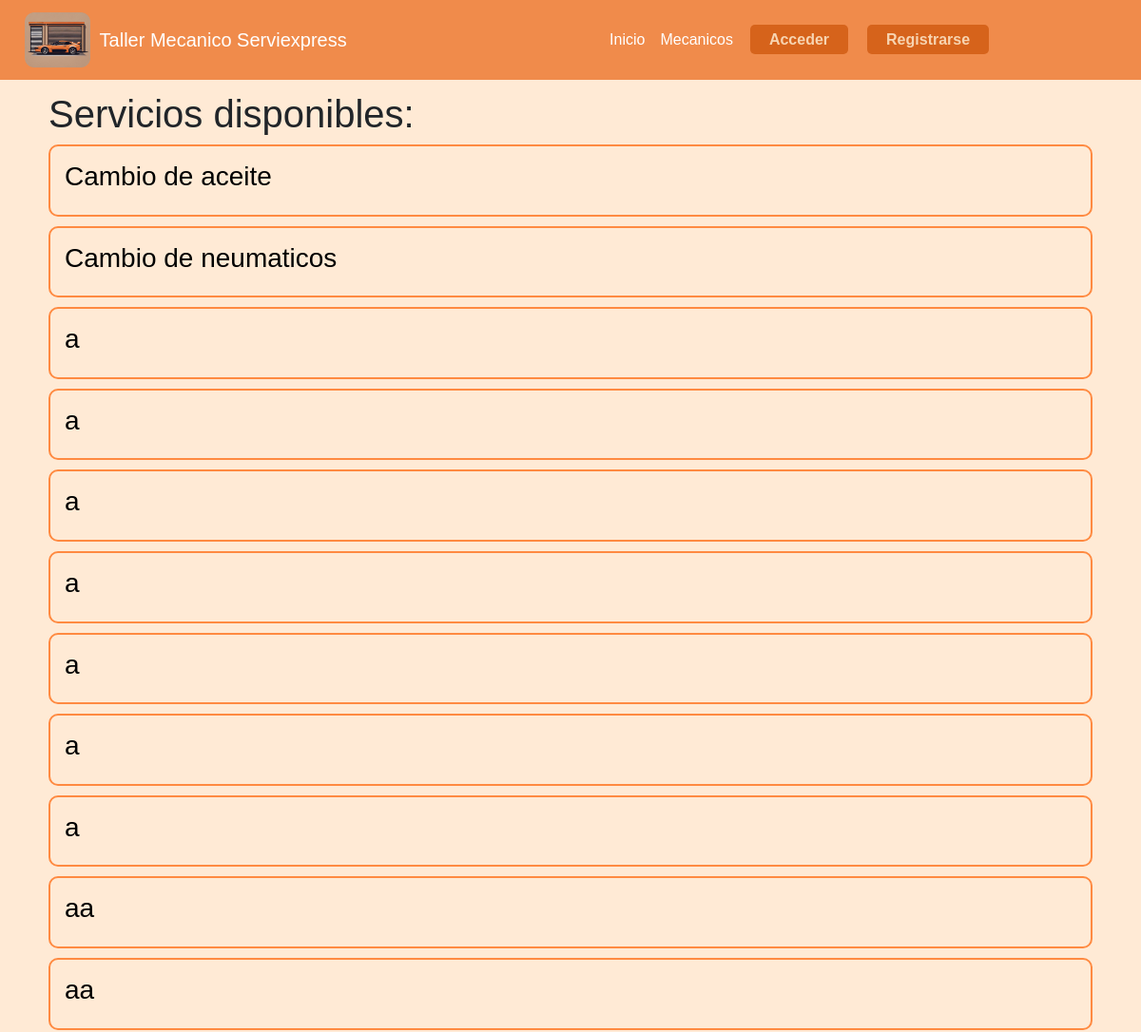
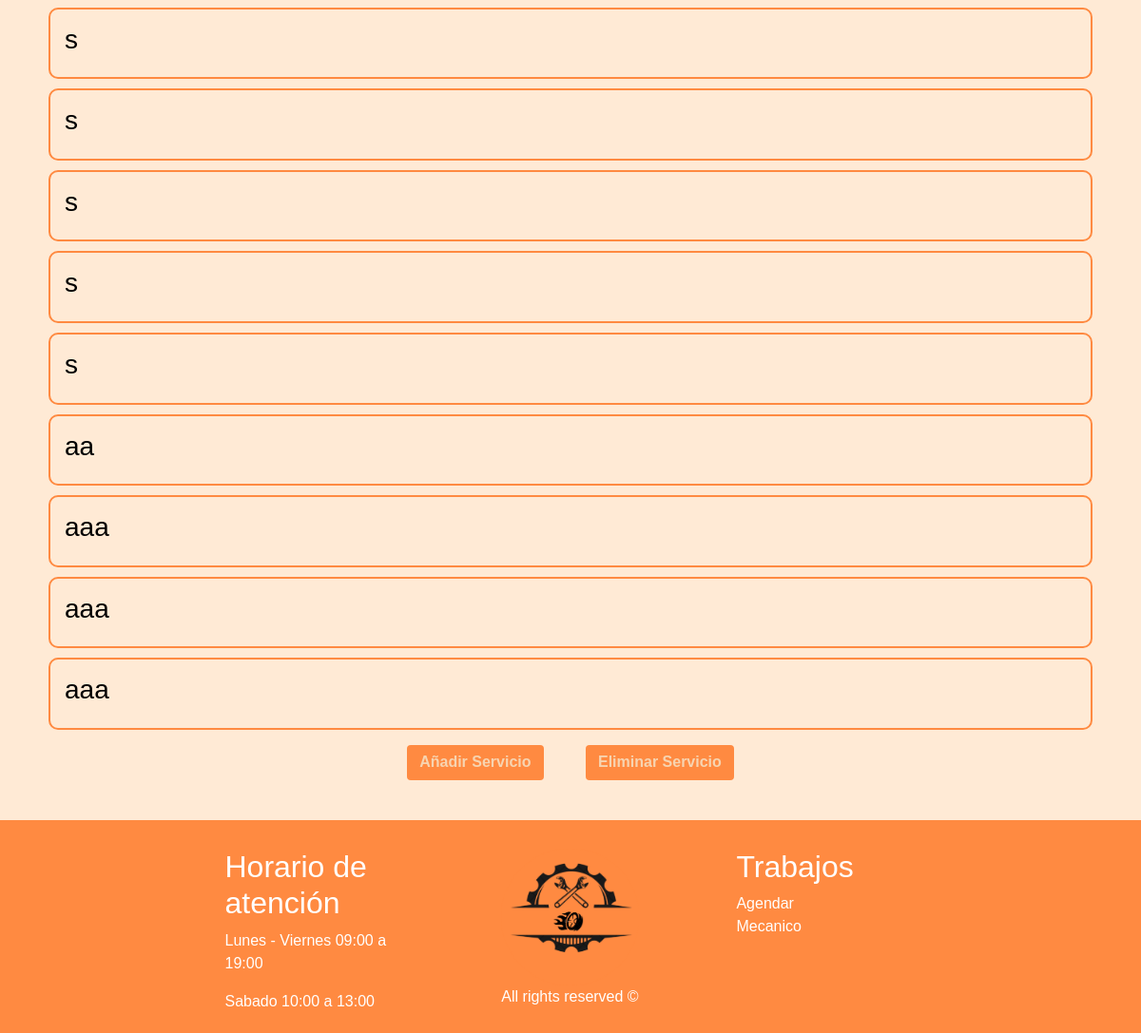
The app's page /servicios, older data (2 pictures, top to bottom).
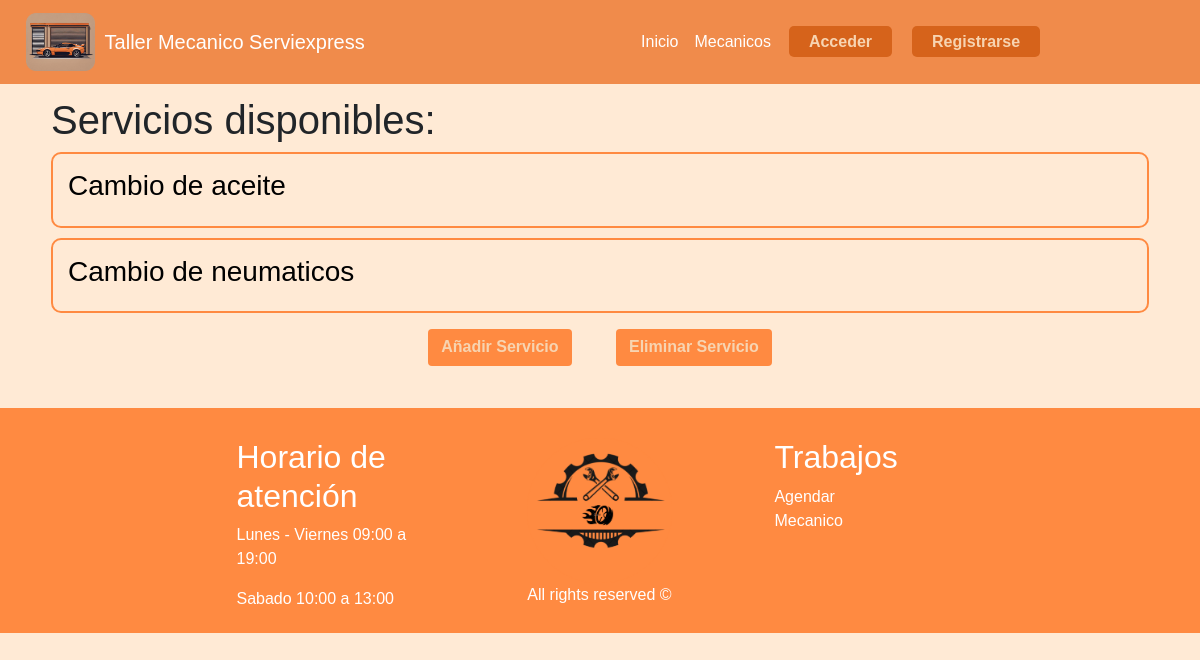
The same page, newer data.
### taller/models.py (models this page shows, shortened)
class Servicio(models.Model):
    id_serv = models.AutoField(primary_key=True)
    tipo_serv = models.CharField(max_length=50)
    desc_serv = models.TextField(max_length=400)
    costo_serv = models.IntegerField()

### taller/views.py (the view)
# urls.py: path('servicios', views.servicios, name='servicios'),
def servicios(request):
    servicios = Servicio.objects.all()
    return render(request, "servicios.html", {"servicios": servicios})

### taller/templates/servicios.html
{% extends 'hnf.html' %}
{% load static %}
{% block content %}
<head>
  <link rel="stylesheet" href="{% static 'css/crud.css' %}" />
</head>
<div class="container">
  <h1> Servicios disponibles: </h1>
  <ul style="list-style: none;">
    {% for servicio in servicios %}
    <li id="listar">
      <a href="{% url 'update_servicio' servicio.id_serv %}">
        <h3>{{ servicio.tipo_serv }}</h3>
      </a>
    </li>
    {% endfor %}
  </ul>
  <ul class="buttons">
    <li>
      <a class="btn" href="/create/servicio"><b>Añadir Servicio</b></a>
    </li>
    <li>
      <a class="btn" href="#"><b>Eliminar Servicio</b></a>
    </li>
  </ul>
</div>
{% endblock %}

Row changes from the older to the newer data that the page shows:
removed Servicio: tipo_serv "a"
removed Servicio: tipo_serv "a"
removed Servicio: tipo_serv "a"
removed Servicio: tipo_serv "a"
removed Servicio: tipo_serv "a"
removed Servicio: tipo_serv "a"
removed Servicio: tipo_serv "a"
removed Servicio: tipo_serv "aa"
removed Servicio: tipo_serv "aa"
removed Servicio: tipo_serv "s"
removed Servicio: tipo_serv "s"
removed Servicio: tipo_serv "s"
removed Servicio: tipo_serv "s"
removed Servicio: tipo_serv "s"
removed Servicio: tipo_serv "aa"
removed Servicio: tipo_serv "aaa"
removed Servicio: tipo_serv "aaa"
removed Servicio: tipo_serv "aaa"
